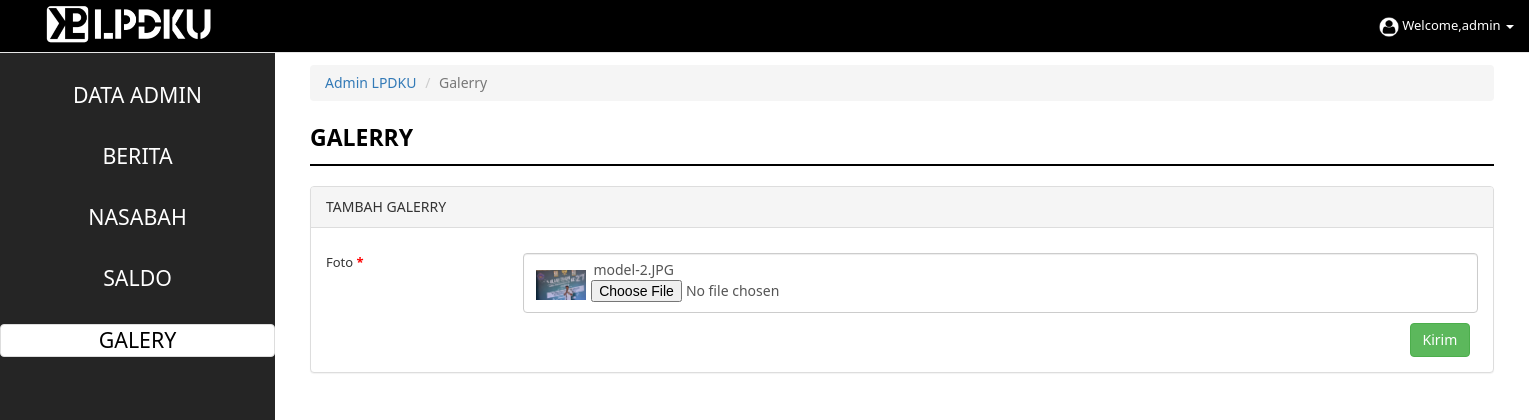
Page /admin/edit_foto.php?id=1 (signed in) on the committed database.
### tables this page shows
CREATE TABLE `foto` (
  `id_foto` int(11) NOT NULL,
  `foto` varchar(40) NOT NULL,
  `id_admin` varchar(2) NOT NULL
);

### admin/edit_foto.php (the view, shortened to what this page needs)
<?php session_start();
 if(!isset($_SESSION['email_user']))
  {
    header('location:../index.php');
    exit();
  }?><!DOCTYPE html>
<html lang="en">
<head>
<link href="../css/bootstrap1.min.css" rel="stylesheet">
<link href="../css/simplesidebar.css" rel="stylesheet">
<link href="../css/stylee.css" rel="stylesheet">
<link href="../css/tabelL.css" rel="stylesheet">
</head>
<body>
  <?php
      include "../proses/cek.php";
      $id = $_GET['id'];
      $email=$_SESSION['email_user'];
      $sql = mysqli_query($conn, "SELECT * FROM foto WHERE id_foto=$id");
      $row = mysqli_fetch_assoc($sql);
      ?>
<div id="wrapper">
<div id="sidebar-wrapper" style="padding-top:50px;">
  <div class="panel-group" id="accordion" role="tablist" aria-multiselectable="true">
  <div class="pinggir"><br>
    <a href="data_admin.php" style="text-decoration:none; color:white;">DATA ADMIN</a><br><br>
     <a href="berita.php" style="text-decoration:none; color:white;">BERITA</a><br><br>
     <a href="nasabah.php" style="text-decoration:none; color:white;">NASABAH</a><br><br>
     <a href="saldo.php" style="text-decoration:none; color: white;">SALDO</a></br><br>
     <div class="panel panel-default" style="color:black">
     <a href="galery.php" style="text-decoration:none; color:black;">GALERY</a></div><br>
    </div>
</div></div></form>
<div id="page-content-wrapper">
<div class="container-fluid">
<ol class="breadcrumb">
  <li><a href="admin.php">Admin LPDKU</a></li>
  <li class="active">Galerry</li>
</ol>
<div class="row">
    <div class="col-lg-12 col-md-12 col-sm-12 col-xs-12">
    <p style="font-size:23px;color:#000000;"><b></span> GALERRY</b></p>
    <hr style="border:1px solid #000000;padding:0;margin:0px 0px 20px 0px;">
    </div>
</div>
<div class="row">
  <div class="col-lg-12 col-md-12 col-sm-12 col-xs-12">
  <div class="panel panel-default">
  <div class="panel-heading">TAMBAH GALERRY</div>
  <form action="../proses/update_foto.php?id=<?php echo $id;?>" method="POST" enctype="multipart/form-data">
  <div class="panel-body">
        <div class="row" style="margin-top:10px;font-size:13px;">
          <div class="col-lg-2 col-md-2 col-sm-12 col-xs-12">
            Foto <font color="red"><b>*</b></font>
          </div>
          <div class="col-lg-10 col-md-10 col-sm-12 col-xs-12">
            <div class="form-control" style="height:60px; ">
              <img src="<?php echo "../images/foto/".$row['foto']; ?>" style="margin-top:10px;" height="30px" align="left" >&nbsp
              <?php echo $row['foto']; ?>&nbsp
            <input type="file"  name="foto" align="center" style="padding-left:5px;">
          </div>
          </div>
        </div>
      <div class="row" style="margin-top:10px;font-size:13px;">
      <div class="col-lg-6 col-md-6 col-sm-12 col-xs-12 col-lg-offset-11 col-md-offset-11">
          <input class="btn btn-md btn-success" type="submit" value="Kirim">
        </div>
      </div>
      </div>
      </div>
      </div>
    </div>
</div>
</div>
</div>
  <nav class="navbar navbar-default navbar-fixed-top" id="navbar-color" style="font-size:13px;">
    <div class="container-fluid">
      <div class="navbar-header">
        <div style="margin-left:20px;"><a href="#menu-toggle" id="menu-toggle"><img src="../images/logo1.png" widht="200" height="50"></a></div>
      </div>
      <div class="collapse navbar-collapse" id="myNavbar">
        <ul class="nav navbar-nav navbar-right">
          <li ><a href="#" id="navbar-color"><span id="clock"></span> </a></li>
          <li class="dropdown">
            <a class="dropdown-toggle" data-toggle="dropdown" href="#" id="navbar-color"><img src="../images/3.png" width="20" height="20"> Welcome,<?php echo $email; ?> <span class="caret"></span></a>
          </li>
        </ul>
      </div>
    </div>
  </nav>
</body>
</html>

### css/simplesidebar.css (style rules this page uses)
#wrapper { padding-left: 0; -webkit-transition: all 0.5s ease; -moz-transition: all 0.5s ease; -o-transition: all 0.5s ease; transition: all 0.5s ease; }
#sidebar-wrapper { z-index: 1000; position: fixed; left: 275px; width: 0; height: 100%; margin-left: -275px; overflow-y: auto; background: #252525; -webkit-transition: all 0.5s ease; -moz-transition: all 0.5s ease; -o-transition: all 0.5s ease; transition: all 0.5s ease; }
#page-content-wrapper { width: 100%; position: absolute; padding: 15px; }
@media (min-width:768px) { #wrapper { padding-left: 275px; } }
@media (min-width:768px) { #sidebar-wrapper { width: 275px; } }
@media (min-width:768px) { #page-content-wrapper { padding: 20px; position: relative; } }

### css/stylee.css (style rules this page uses)
.pinggir { font-size: 16pt; font-family:"Segoe UI"; text-align: center; color: white; }
* { font-family:"Segoe UI"; }
a { text-decoration:none !important; }
a { text-decoration: none important!; }
.navbar-fixed-top .nav { padding: 0px 0px 0px 0px; }
#navbar-color { background: #000000; color:#fff; }

### rows in the picture
foto: foto (picture), foto "model-2.JPG"

### other values in the picture
$email "admin"
